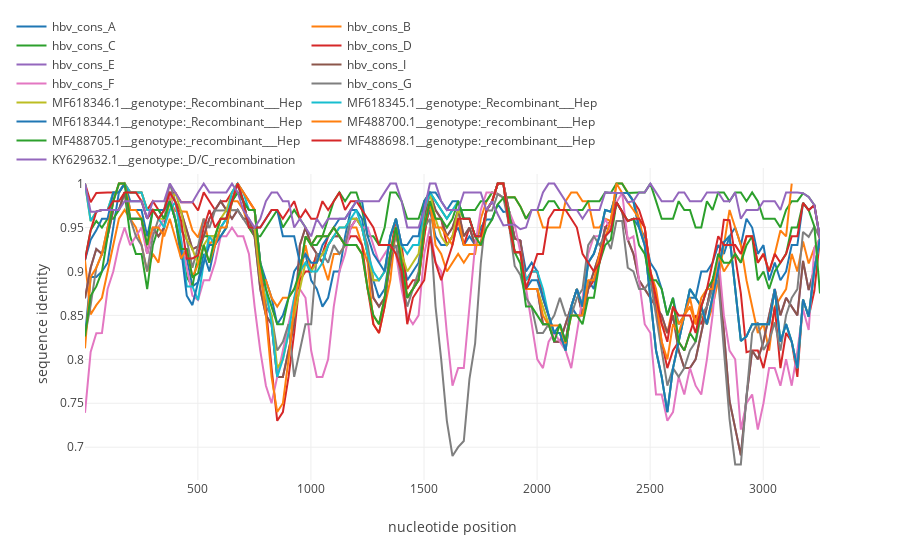

Notebook source saved alongside this figure:
### Code cell
simgen("./data/conss_and_recs.fasta", window=100, shift=25, pot_rec=14)

### Figure 1 — Plotly figure (JSON) as saved in the notebook; plotly's stock layout.template omitted (floating-point values rounded to 4 significant figures; data arrays with more than 128 entries replaced by an {"elided": "..."} marker saying what was removed)
{"data": [{"name": "hbv_cons_A", "type": "scatter", "uid": "ad456428-a7a3-11e8-b361-d46a6a82ea71", "x": {"elided": "132 int values"}, "y": {"elided": "131 float values"}}, {"name": "hbv_cons_B", "type": "scatter", "uid": "ad456429-a7a3-11e8-904a-d46a6a82ea71", "x": {"elided": "132 int values"}, "y": {"elided": "131 float values"}}, {"name": "hbv_cons_C", "type": "scatter", "uid": "ad45642a-a7a3-11e8-9197-d46a6a82ea71", "x": {"elided": "132 int values"}, "y": {"elided": "131 float values"}}, {"name": "hbv_cons_D", "type": "scatter", "uid": "ad45642b-a7a3-11e8-8153-d46a6a82ea71", "x": {"elided": "132 int values"}, "y": {"elided": "131 float values"}}, {"name": "hbv_cons_E", "type": "scatter", "uid": "ad45642c-a7a3-11e8-9691-d46a6a82ea71", "x": {"elided": "132 int values"}, "y": {"elided": "131 float values"}}, {"name": "hbv_cons_I", "type": "scatter", "uid": "ad45642d-a7a3-11e8-8a23-d46a6a82ea71", "x": {"elided": "132 int values"}, "y": {"elided": "131 float values"}}, {"name": "hbv_cons_F", "type": "scatter", "uid": "ad45642e-a7a3-11e8-95fd-d46a6a82ea71", "x": {"elided": "132 int values"}, "y": {"elided": "131 float values"}}, {"name": "hbv_cons_G", "type": "scatter", "uid": "ad45642f-a7a3-11e8-a971-d46a6a82ea71", "x": {"elided": "132 int values"}, "y": {"elided": "131 float values"}}, {"name": "MF618346.1__genotype:_Recombinant___Hep", "type": "scatter", "uid": "ad456430-a7a3-11e8-800d-d46a6a82ea71", "x": {"elided": "132 int values"}, "y": {"elided": "131 float values"}}, {"name": "MF618345.1__genotype:_Recombinant___Hep", "type": "scatter", "uid": "ad456431-a7a3-11e8-b20f-d46a6a82ea71", "x": {"elided": "132 int values"}, "y": {"elided": "131 float values"}}, {"name": "MF618344.1__genotype:_Recombinant___Hep", "type": "scatter", "uid": "ad456432-a7a3-11e8-8be7-d46a6a82ea71", "x": {"elided": "132 int values"}, "y": {"elided": "131 float values"}}, {"name": "MF488700.1__genotype:_recombinant___Hep", "type": "scatter", "uid": "ad456433-a7a3-11e8-87fa-d46a6a82ea71", "x": {"elided": "132 int values"}, "y": {"elided": "131 float values"}}, {"name": "MF488705.1__genotype:_recombinant___Hep", "type": "scatter", "uid": "ad456434-a7a3-11e8-8657-d46a6a82ea71", "x": {"elided": "132 int values"}, "y": {"elided": "131 float values"}}, {"name": "MF488698.1__genotype:_recombinant___Hep", "type": "scatter", "uid": "ad456435-a7a3-11e8-afb2-d46a6a82ea71", "x": {"elided": "132 int values"}, "y": {"elided": "131 float values"}}, {"name": "KY629632.1__genotype:_D/C_recombination", "type": "scatter", "uid": "ad456436-a7a3-11e8-91af-d46a6a82ea71", "x": {"elided": "132 int values"}, "y": {"elided": "131 float values"}}], "layout": {"legend": {"orientation": "h", "x": -0.1, "y": 1.5}, "xaxis": {"title": "nucleotide position"}, "yaxis": {"title": "sequence identity"}}}
